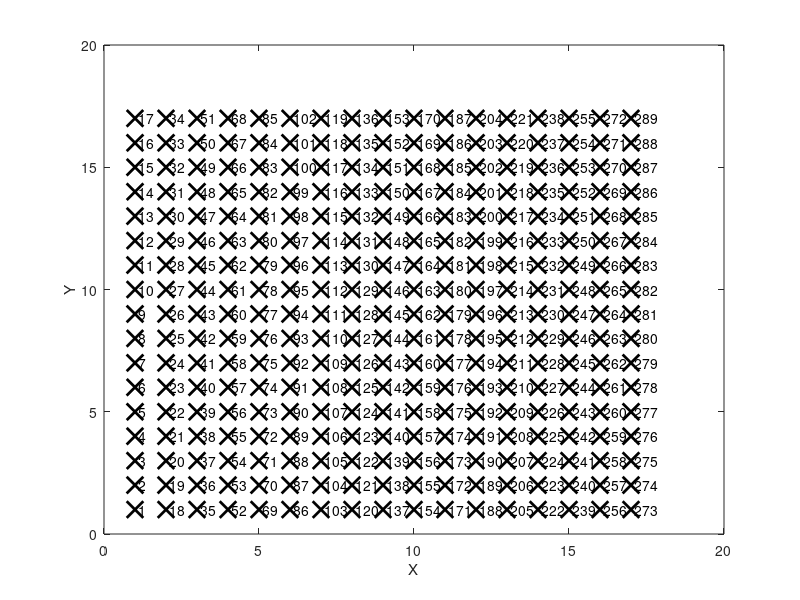

MATLAB code for this plot: (Note: this script raises an error after producing the figure.)
%MATLAB-Homework Nr.3-45
%student name: LI JINGYI  Student Nr: r2295014 
clear all
format compact
format short

n=17;
[X,Y]=meshgrid(1:n);
plot(X,Y,'kx','Markersize',12,'Linewidth',2)
xlabel('X')
ylabel('Y')

for i=1:length(X)
     for j=1:length(Y)
          %j_motified=5/2*[1+(-1)^(i-1)]+(-1)^(i)*j;  Z-Sque
      text(i+0.1,j,num2str(n*(i-1)+j))
     end
 end
hold on
%%%%%%%%%%link_dot%%%%%%%%%%%%%
p_num=(1:n*n)';
index=2;     %start note
link=zeros(1,n*n+1);link(1)=1;

if rem(n,2)==0
    pick=n;
else
    pick=n-2;
end

for i=1:pick       
    if rem(i,2)==1
        for j=2:n
            link(index)=(i-1)*n+j;
            index=index+1;
        end
    else
        for j=n:-1:2
            link(index)=(i-1)*n+j;
            index=index+1;
        end
    end
end

if rem(n,2)==1
    for j=n:-1:2       
        if rem(j,2)==0
             for i=n:-1:n-1
                link(index)=(i-1)*n+j;
                index=index+1;
            end
        else
             for i=n-1:n
                link(index)=(i-1)*n+j;
                index=index+1;
            end
        end
    end
end

for i=n:-1:1         
    link(index)=(i-1)*n+1;
    index=index+1;
end

link_dot(X(link),Y(link));
s_length = calLength(X(link),Y(link))

return

%%%%%%function%%%%%%
function s_length = calLength(x,y)

s_length=0;
    for i=2:length(x)
        s_length=s_length+sqrt((x(i)-x(i-1))^2+(y(i)-y(i-1))^2);
    end

% if mod(n,2) == 0
%    s_length = n*d;
% else
%    s_length = (n-1+sqrt(2))*d;
% end

end

%%%%%%%%%%%%%%%%%%%%%%%
function link_dot(X,Y)
    for i=2:length(X)
        line([X(i-1),X(i)],[Y(i-1),Y(i)],'Color','red','LineStyle','--','LineWidth',2);
    end
end

